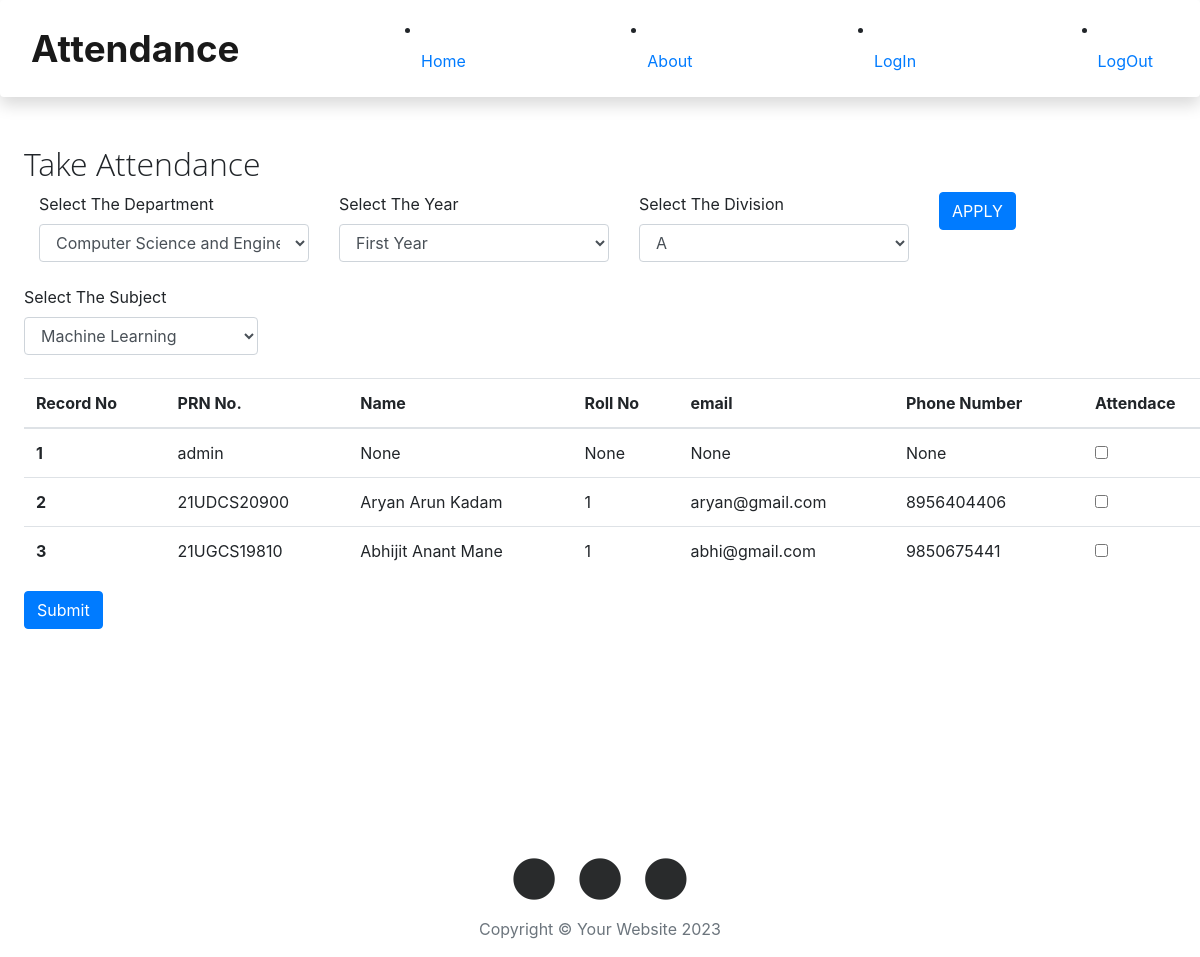
The app's page /take_attendance with its own data.
### main.py (models this page shows)
class Student_info(UserMixin, db.Model):
    id = db.Column(db.Integer, primary_key=True)
    PRN = db.Column(db.String(12), unique=True)
    name = db.Column(db.String(80))
    password = db.Column(db.String(20))
    email = db.Column(db.String(30))
    roll_no = db.Column(db.Integer)
    phone_no = db.Column(db.Integer)
    depart_name = db.Column(db.String(30))
    year = db.Column(db.String(20))
    division = db.Column(db.String(2))
    userPosition = db.Column(db.String(10))

### main.py (the view, shortened to what this page needs)
@app.route("/take_attendance", methods=['GET', 'POST'])
def takeAttendace():
    all_student_info = Student_info.query.all()
    present_students = []
    return render_template('take_attendance.html', students=all_student_info)

### templates/take_attendance.html (shortened to what this page needs)
{% include "header.html" %}
<div class="container-fluid takeAttendace-container">
   <div class="row">
      <h2>Take Attendance</h2>
   </div>
   <form action="/take_attendance1" method='POST'>
      <div class="row">
         <div class="col-lg-3">
            <label for="exampleFormControlSelect1">Select The Department</label>
            <select class="form-control" name="Department">
               <option>Computer Science and Engineering</option>
            </select>
         </div>
         <div class="col-lg-3">
            <label for="exampleFormControlSelect1">Select The Year</label>
            <select class="form-control" name="Year">
               <option>First Year</option>
            </select>
         </div>
         <div class="col-lg-3">
            <label for="exampleFormControlSelect1">Select The Division</label>
            <select class="form-control" name="Division">
               <option>A</option>
            </select>
         </div>
         <div class="col-lg-3">
            <button type="submit" class="btn btn-primary">APPLY</button>
         </div>
      </div>
   </form>
   <form action="/take_attendance" method="POST">
      <div class="row subject">
         <label for="exampleFormControlSelect1">Select The Subject</label>
         <select class="form-control" name="subject">
            <option>Machine Learning</option>
         </select>
      </div>
      <div class="row table-wrapper-scroll-y my-custom-scrollbar">
         <table class="table">
            <thead>
               <tr>
                  <th scope="col">Record No</th>
                  <th scope="col">PRN No.</th>
                  <th scope="col">Name</th>
                  <th scope="col">Roll No</th>
                  <th scope="col">email</th>
                  <th scope="col">Phone Number</th>
                  <th scope="col">Attendace</th>
               </tr>
            </thead>
            <tbody>
               {% for student in students %}
               <tr>
                  <th scope="row">{{loop.index}}</th>
                  <td>{{student.PRN}}</td>
                  <td>{{student.name}}</td>
                  <td>{{student.roll_no}}</td>
                  <td>{{student.email}}</td>
                  <td>{{student.phone_no}}</td>
                  <td>
                     <div class="form-check">
                        <input type="checkbox" class="form-check-input" id="exampleCheck1" name={{student.PRN}}>
                     </div>
                  </td>
               </tr>
               {% endfor %}
            </tbody>
         </table>
         <button type="submit" class="btn btn-primary">Submit</button>
   </form>
</div>
{% include "footer.html" %}

### templates/header.html (shortened to what this page needs)
<!doctype html>
<html lang="en">
  <head>
    <link rel="stylesheet" href="https://cdn.jsdelivr.net/npm/bootstrap@4.3.1/dist/css/bootstrap.min.css">
   <link rel="stylesheet" href="style.css">
  <link href="{{ url_for('static', filename='css/style.css')}}" rel="stylesheet">
   <link rel="stylesheet" href="https://cdnjs.cloudflare.com/ajax/libs/font-awesome/4.7.0/css/font-awesome.min.css">
    <link rel="stylesheet" href="https://cdnjs.cloudflare.com/ajax/libs/font-awesome/5.13.0/css/all.min.css">
  </head>
  <body>
    <nav class="navbar navbar-expand-lg navbar-light bg-light shadow p-3 mb-5 bg-white rounded">
      <div class="container-fluid">
        <a class="navbar-brand" href="#">Attendance</a>
            <li class="nav-item">
              <a class="nav-link active" aria-current="page" href="{{url_for('home()')}}">Home</a>
            </li>
            <li class="nav-item">
               <a class="nav-link" href="#">About</a>
             </li>
             <li class="nav-item">
               <a class="nav-link" href="{{url_for('')}}">LogIn</a>
             </li>
             <li class="nav-item">
               <a class="nav-link" href="">LogOut</a>
             </li>
        </div>
    </nav>

### templates/footer.html (shortened to what this page needs)
   <footer>
    <div class="container">
       <div class="row">
          <div class="col-lg-8 col-md-10 mx-auto">
             <ul class="list-inline text-center">
                <li class="list-inline-item">
                   <a href="#">
                      <span class="fa fa-stack fa-lg">
                         <i class="fa fas fa-circle fa-stack-2x"></i>
                         <i class="fa fab fa-twitter fa-stack-1x fa-inverse"></i>
                      </span>
                   </a>
                </li>
                <li class="list-inline-item">
                   <a href="#">
                      <span class="fa fa-stack fa-lg">
                         <i class="fa fas fa-circle fa-stack-2x"></i>
                         <i class="fa fab fa-facebook-f fa-stack-1x fa-inverse"></i>
                      </span>
                   </a>
                </li>
                <li class="list-inline-item">
                   <a href="#">
                      <span class="fa fa-stack fa-lg">
                         <i class="fa fas fa-circle fa-stack-2x"></i>
                         <i class="fa fab fa-github fa-stack-1x fa-inverse"></i>
                      </span>
                   </a>
                </li>
             </ul>
             <p class="copyright text-muted">Copyright &copy; Your Website 2023</p>
          </div>
       </div>
    </div>
 </footer>
  </body>
</html>

### static/css/style.css (style rules this page uses)
@media screen and (min-width: 1000px) { .nav-item { padding-left: 3rem; } }
h1, h2, h3, h4, h5, h6 { font-weight: 100; font-family: 'Open Sans', 'Helvetica Neue', Helvetica, Arial, sans-serif; }
.navbar-brand { font-size: 2.3rem; font-weight: bold; }
footer .container { margin-top: 10rem; bottom: 0; position: sticky; left: 0; width: 100%; text-align: center; }
.copyright { text-align: center; }
.fa { color: #292b2c; }
.subject { margin-top: 2%; margin-bottom: 2%; width: 20%; }
.takeAttendace-container { margin-left: 2%; }
.my-custom-scrollbar { position: relative; height: 40vh; overflow: auto; }
.table-wrapper-scroll-y { display: block; }

### records on screen
Student_info: PRN "admin", name "None", roll_no "None", email "None", phone_no "None"
Student_info: PRN "21UDCS20900", name "Aryan Arun Kadam", roll_no "1", email "aryan@gmail.com", phone_no "8956404406"
Student_info: PRN "21UGCS19810", name "Abhijit Anant Mane", roll_no "1", email "abhi@gmail.com", phone_no "9850675441"
